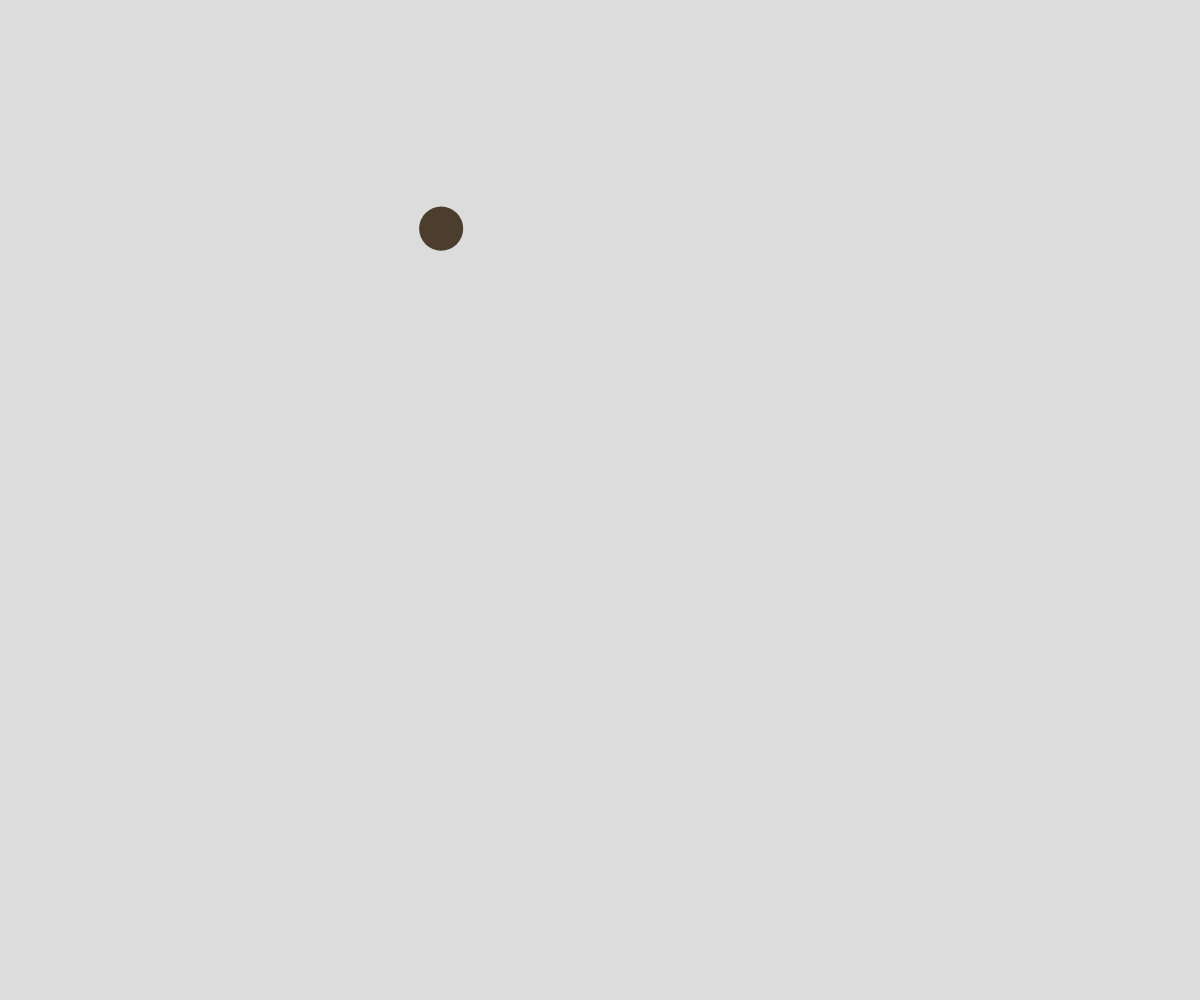
Frame 1 (no input)
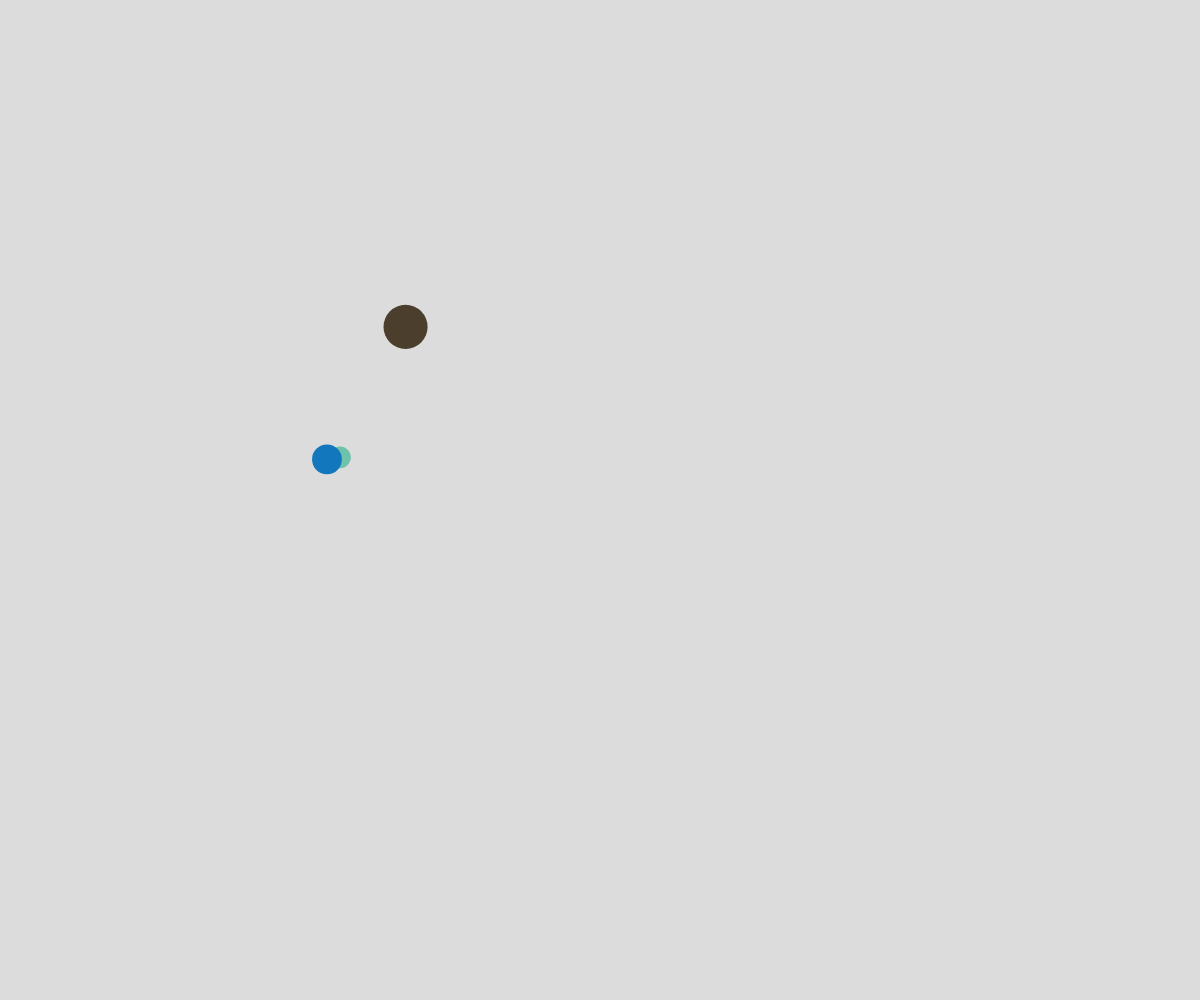
Frame 60 (no input)
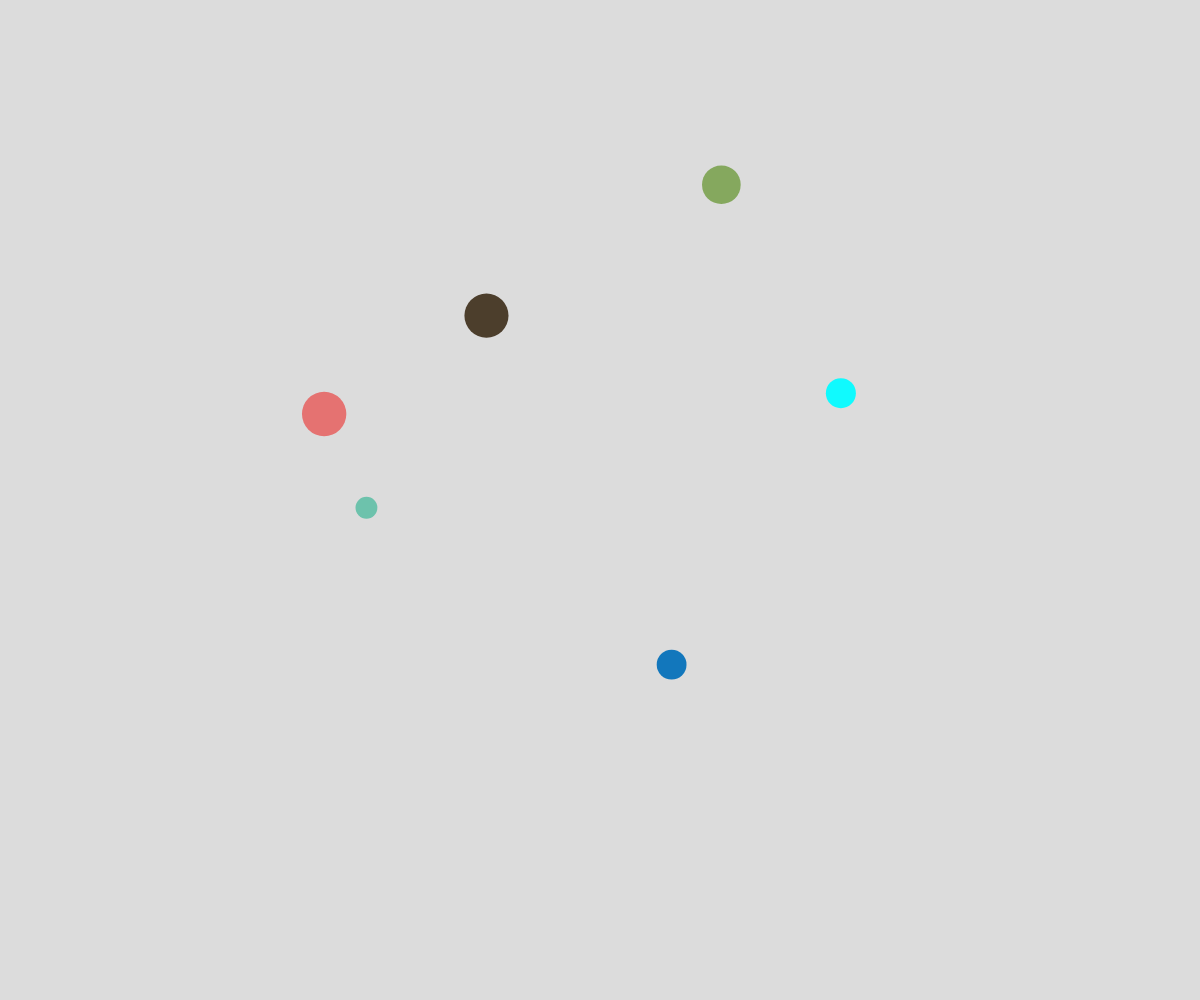
Frame 120 (the mouse pressed at the canvas centre since frame 60)

The p5.js sketch that drew these frames (run headless with seeded random() and noise() and a simulated clock; from frame 60 on, the mouse is pressed at the canvas centre):

// p5.js sketch
// ── sketch.js
// Perlin Bubbles
// Jiya Khalsa Bangar
// Date
//
// Extra for Experts:
// - describe what you did to take this project "above and beyond"

let theBubbles = [];

function setup() {
  createCanvas(windowWidth, windowHeight);
  noStroke();
  spawnbubble();

  // add a new bubble every half a second
  window.setInterval(spawnbubble, 500);
}

function draw() {
  background(220);

  for (let bubble of theBubbles) {
    //move
    bubble.x = noise(bubble.time) * width;
    bubble.y = noise(bubble.time + bubble.buffer) * height;
    bubble.time += bubble.deltaTime;

    //display
    fill(bubble.r, bubble.g, bubble.b);
    circle(bubble.x, bubble.y, bubble.diameter);
  }
}

function spawnbubble() {
  let _time = random(1000);
  let _buffer = random(1000);
  let theBubble = {
    time: random(1000),
    buffer: random(1000),
    x: noise(_time) * width,
    y: noise(_time + _buffer) * height,
    diameter: random(20,50),
    deltaTime: 0.01,
    r: random(255),
    g: random(255),
    b: random(255),
  };

  theBubbles.push(theBubble);
}
